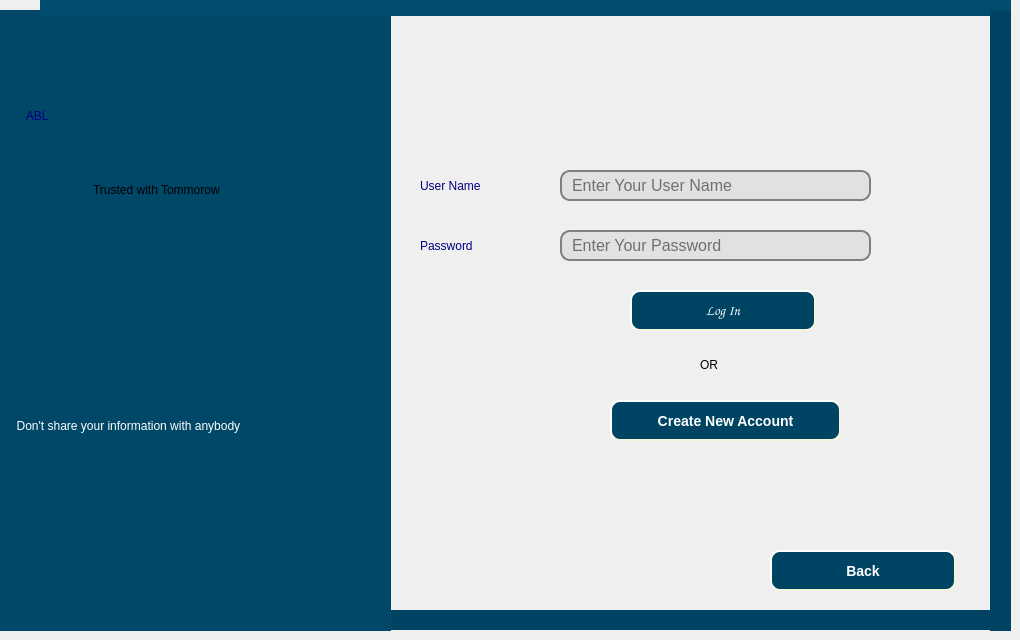
   <widget class="QWidget" name="login_page">
    <property name="styleSheet">
     <string notr="true"/>
    </property>
    <widget class="QLineEdit" name="username_login_input">
     <property name="geometry">
      <rect>
       <x>560</x>
       <y>170</y>
       <width>311</width>
       <height>31</height>
      </rect>
     </property>
     <property name="styleSheet">
      <string notr="true">QLineEdit{ 
                             
                                        background-color:rgb(225, 225, 225);
                                        border: 2px solid gray;
                                        border-radius: 10px;
                                        padding: 0 8px;
                                        font-size: 16px;}</string>
     </property>
     <property name="placeholderText">
      <string>Enter Your User Name</string>
     </property>
    </widget>
    <widget class="QLineEdit" name="password_login_input">
     <property name="geometry">
      <rect>
       <x>560</x>
       <y>230</y>
       <width>311</width>
       <height>31</height>
      </rect>
     </property>
     <property name="styleSheet">
      <string notr="true">QLineEdit{ 
                                        background-color:rgb(225, 225, 225);
                                        border: 2px solid gray;
                                        border-radius: 10px;
                                        padding: 0 8px;
                                        font-size: 16px;}</string>
     </property>
     <property name="echoMode">
      <enum>QLineEdit::Password</enum>
     </property>
     <property name="placeholderText">
      <string>Enter Your Password</string>
     </property>
    </widget>
    <widget class="QLabel" name="user_name_label">
     <property name="geometry">
      <rect>
       <x>420</x>
       <y>170</y>
       <width>111</width>
       <height>31</height>
      </rect>
     </property>
     <property name="styleSheet">
      <string notr="true">font: 75 14pt &quot;Times New Roman&quot;;
color: rgb(0, 0, 127);</string>
     </property>
     <property name="text">
      <string>User Name</string>
     </property>
    </widget>
    <widget class="QLabel" name="pass_label">
     <property name="geometry">
      <rect>
       <x>420</x>
       <y>230</y>
       <width>101</width>
       <height>31</height>
      </rect>
     </property>
     <property name="styleSheet">
      <string notr="true">font: 75 14pt &quot;Times New Roman&quot;;
color: rgb(0, 0, 127);</string>
     </property>
     <property name="text">
      <string>Password</string>
     </property>
    </widget>
    <widget class="QPushButton" name="login_button">
     <property name="geometry">
      <rect>
       <x>630</x>
       <y>290</y>
       <width>186</width>
       <height>41</height>
      </rect>
     </property>
     <property name="font">
      <font>
       <family>Comic Sans MS</family>
       <pointsize>-1</pointsize>
       <weight>75</weight>
       <italic>false</italic>
       <bold>true</bold>
      </font>
     </property>
     <property name="styleSheet">
      <string notr="true">QPushButton {
      background-color: rgb(0,68,99);
      color:white;
      border-style: outset;
      border-width: 2px;
      border-radius: 10px;
      border-color: beige;
      font: bold 14px;
      min-width: 10em;
      padding: 6px;
  }
QPushButton:pressed {
    background-color: green;
}</string>
     </property>
     <property name="text">
      <string>Log In</string>
     </property>
    </widget>
    <widget class="QPushButton" name="creat_account_loginpg_button">
     <property name="geometry">
      <rect>
       <x>610</x>
       <y>400</y>
       <width>231</width>
       <height>41</height>
      </rect>
     </property>
     <property name="styleSheet">
      <string notr="true">QPushButton {
      background-color: rgb(0,68,99);
      color:white;
      border-style: outset;
      border-width: 2px;
      border-radius: 10px;
      border-color: beige;
      font: bold 14px;
      min-width: 10em;
      padding: 6px;
  }
QPushButton:pressed {
    background-color: green;
}</string>
     </property>
     <property name="text">
      <string>Create New Account</string>
     </property>
    </widget>
    <widget class="QPushButton" name="back_loginpg_button">
     <property name="geometry">
      <rect>
       <x>770</x>
       <y>550</y>
       <width>186</width>
       <height>41</height>
      </rect>
     </property>
     <property name="styleSheet">
      <string notr="true">QPushButton {
      background-color: rgb(0,68,99);
      color:white;
      border-style: outset;
      border-width: 2px;
      border-radius: 10px;
      border-color: beige;
      font: bold 14px;
      min-width: 10em;
      padding: 6px;
  }
QPushButton:pressed {
    background-color: green;
}</string>
     </property>
     <property name="text">
      <string>Back</string>
     </property>
    </widget>
    <widget class="QLabel" name="label_3">
     <property name="geometry">
      <rect>
       <x>700</x>
       <y>349</y>
       <width>31</width>
       <height>31</height>
      </rect>
     </property>
     <property name="styleSheet">
      <string notr="true">font: 75 12pt &quot;Comic Sans MS&quot;;</string>
     </property>
     <property name="text">
      <string>OR</string>
     </property>
    </widget>
    <widget class="QLabel" name="label_17">
     <property name="geometry">
      <rect>
       <x>-10</x>
       <y>610</y>
       <width>1011</width>
       <height>20</height>
      </rect>
     </property>
     <property name="styleSheet">
      <string notr="true">background-color: rgb(0, 67, 98);</string>
     </property>
     <property name="text">
      <string/>
     </property>
    </widget>
    <widget class="QLabel" name="label_18">
     <property name="geometry">
      <rect>
       <x>-10</x>
       <y>10</y>
       <width>401</width>
       <height>621</height>
      </rect>
     </property>
     <property name="styleSheet">
      <string notr="true">background-color: rgb(0, 71, 104);</string>
     </property>
     <property name="text">
      <string/>
     </property>
    </widget>
    <widget class="QLabel" name="label_19">
     <property name="geometry">
      <rect>
       <x>40</x>
       <y>0</y>
       <width>971</width>
       <height>16</height>
      </rect>
     </property>
     <property name="styleSheet">
      <string notr="true">background-color: rgb(0, 77, 112);</string>
     </property>
     <property name="text">
      <string/>
     </property>
    </widget>
    <widget class="QLabel" name="label_20">
     <property name="geometry">
      <rect>
       <x>990</x>
       <y>10</y>
       <width>21</width>
       <height>621</height>
      </rect>
     </property>
     <property name="styleSheet">
      <string notr="true">background-color: rgb(0, 68, 100);</string>
     </property>
     <property name="text">
      <string/>
     </property>
    </widget>
    <widget class="QLabel" name="label_21">
     <property name="geometry">
      <rect>
       <x>0</x>
       <y>0</y>
       <width>381</width>
       <height>231</height>
      </rect>
     </property>
     <property name="styleSheet">
      <string notr="true">font: 75 44pt &quot;Times New Roman&quot;;
color: rgb(0, 0, 127);</string>
     </property>
     <property name="text">
      <string>        ABL</string>
     </property>
    </widget>
    <widget class="QLabel" name="label_22">
     <property name="geometry">
      <rect>
       <x>80</x>
       <y>180</y>
       <width>211</width>
       <height>20</height>
      </rect>
     </property>
     <property name="styleSheet">
      <string notr="true">font: 75 10pt &quot;MS Shell Dlg 2&quot;;</string>
     </property>
     <property name="text">
      <string>    Trusted with Tommorow</string>
     </property>
    </widget>
    <widget class="QLabel" name="label_23">
     <property name="geometry">
      <rect>
       <x>10</x>
       <y>410</y>
       <width>371</width>
       <height>31</height>
      </rect>
     </property>
     <property name="styleSheet">
      <string notr="true">font: 75 12pt &quot;Comic Sans MS&quot;;
color: rgb(255, 255, 255);
background-color: rgb(0, 71, 104);</string>
     </property>
     <property name="text">
      <string>  Don't share your information with anybody</string>
     </property>
    </widget>
   </widget>
